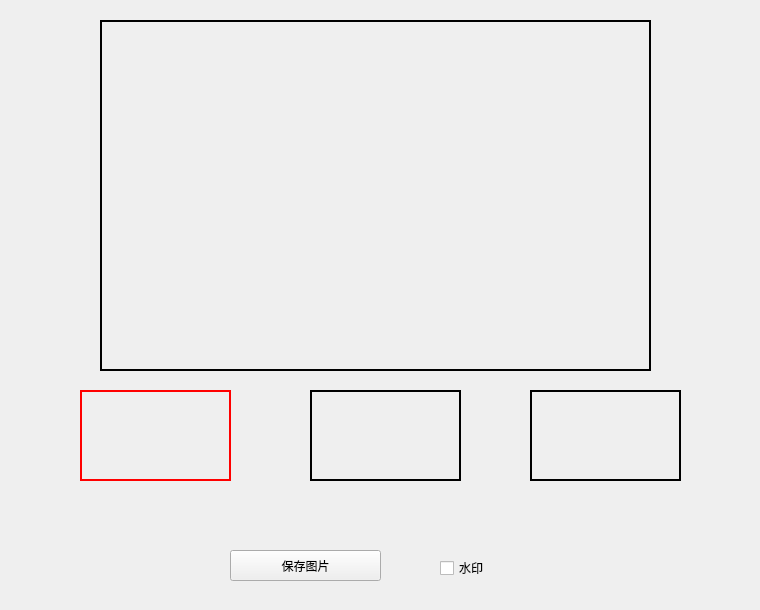
    <widget class="QWidget" name="tab">
     <attribute name="title">
      <string>图像处理</string>
     </attribute>
     <widget class="QWidget" name="widget" native="true">
      <property name="geometry">
       <rect>
        <x>10</x>
        <y>10</y>
        <width>741</width>
        <height>591</height>
       </rect>
      </property>
      <widget class="QCheckBox" name="checkBox">
       <property name="geometry">
        <rect>
         <x>430</x>
         <y>550</y>
         <width>91</width>
         <height>16</height>
        </rect>
       </property>
       <property name="text">
        <string>水印</string>
       </property>
      </widget>
      <widget class="QLabel" name="label_other">
       <property name="geometry">
        <rect>
         <x>70</x>
         <y>380</y>
         <width>151</width>
         <height>91</height>
        </rect>
       </property>
       <property name="styleSheet">
        <string notr="true">border:2px solid red;</string>
       </property>
       <property name="frameShape">
        <enum>QFrame::NoFrame</enum>
       </property>
       <property name="text">
        <string/>
       </property>
      </widget>
      <widget class="QLabel" name="label_other_2">
       <property name="geometry">
        <rect>
         <x>300</x>
         <y>380</y>
         <width>151</width>
         <height>91</height>
        </rect>
       </property>
       <property name="styleSheet">
        <string notr="true"/>
       </property>
       <property name="frameShape">
        <enum>QFrame::WinPanel</enum>
       </property>
       <property name="text">
        <string/>
       </property>
      </widget>
      <widget class="QLabel" name="label_other_3">
       <property name="geometry">
        <rect>
         <x>520</x>
         <y>380</y>
         <width>151</width>
         <height>91</height>
        </rect>
       </property>
       <property name="styleSheet">
        <string notr="true"/>
       </property>
       <property name="frameShape">
        <enum>QFrame::WinPanel</enum>
       </property>
       <property name="text">
        <string/>
       </property>
      </widget>
      <widget class="QLabel" name="label_show">
       <property name="geometry">
        <rect>
         <x>90</x>
         <y>10</y>
         <width>551</width>
         <height>351</height>
        </rect>
       </property>
       <property name="styleSheet">
        <string notr="true"/>
       </property>
       <property name="frameShape">
        <enum>QFrame::WinPanel</enum>
       </property>
       <property name="text">
        <string/>
       </property>
      </widget>
      <widget class="QPushButton" name="pushButton_3">
       <property name="geometry">
        <rect>
         <x>10</x>
         <y>150</y>
         <width>71</width>
         <height>71</height>
        </rect>
       </property>
       <property name="styleSheet">
        <string notr="true">background-image: url(:/myImage/image/prev.png);
border-radius:32px;
</string>
       </property>
       <property name="text">
        <string/>
       </property>
      </widget>
      <widget class="QPushButton" name="pushButton_4">
       <property name="geometry">
        <rect>
         <x>650</x>
         <y>150</y>
         <width>71</width>
         <height>71</height>
        </rect>
       </property>
       <property name="styleSheet">
        <string notr="true">border-radius:32px;
background-image: url(:/myImage/image/next.png);</string>
       </property>
       <property name="text">
        <string/>
       </property>
      </widget>
      <widget class="QPushButton" name="pushButton_save">
       <property name="geometry">
        <rect>
         <x>220</x>
         <y>540</y>
         <width>151</width>
         <height>31</height>
        </rect>
       </property>
       <property name="text">
        <string>保存图片</string>
       </property>
      </widget>
     </widget>
    </widget>
